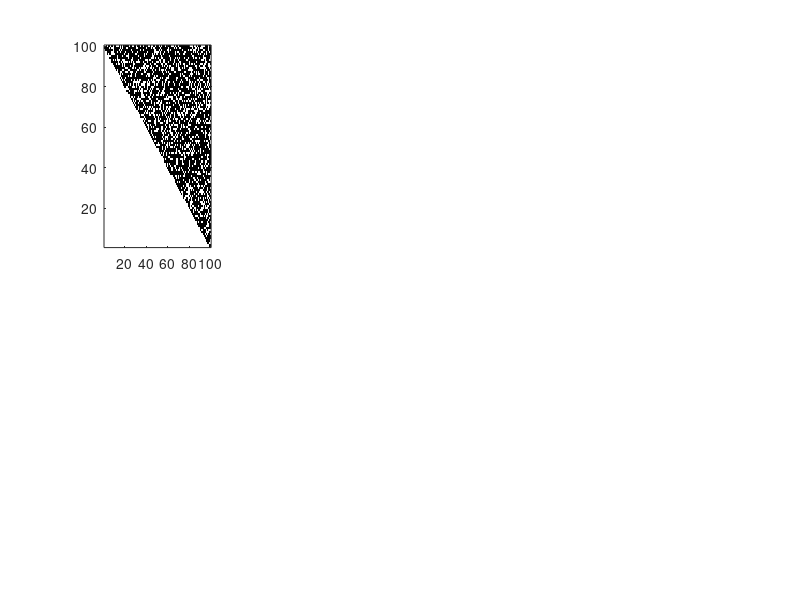

MATLAB code to generate this figure: (Note: this script raises an error after producing the figure.)
function [map] = gen_map(varargin)
% GEN_MAP is used to generate a spatial distribution of scatterers for verification.
% The return value of gen_map is an 3D matrix of size [channel, row, column].
% How to call? Variable are in order of (row size, coloumn size, number of channel).

    switch nargin 
    	case 0
	        n_map = 8; 
	        col_size = 100; 
	        row_size = 100;
	    case 3
	    	optargs = {eps 17 @magic};
        	optargs(1:nargin) = varargin;
        	[row_size, col_size, n_map] = optargs{:};
        otherwise
        	disp('NUMBER OF INPUT VARIABLE ERROR')
    end

	map = zeros(row_size, col_size, n_map);
	rng(1); % control random seed
	
	% 1. First kind of Building.  
    map(1:row_size/2, 1:col_size/2, 2) = reshape(rand(row_size/2), [row_size/2, col_size/2, 1])>0.3;
	% 2. Second kind of Building.
    map(row_size/2+1:end, 1:col_size/2, 3) = reshape(rand(row_size/2), [row_size/2, col_size/2, 1])>0.3;
	% 3. Road 
    map(:, 1:5:col_size/2, 4) = 1;
    map(:, :, 4) = map(:, :, 4).*reshape(rand(row_size), [row_size, col_size, 1])>0.3;
	% 4. First kind of tree
	cen = [row_size/2 3*col_size/4];
	[x_, y_] = meshgrid(1:row_size, 1:col_size);
    map(:, :, 5) = (x_-cen(2)).^2+(y_-cen(1)).^2 < min(row_size/4, col_size/4).^2;
    map(:, :, 5) = map(:, :, 5).*reshape(rand(row_size), [row_size, col_size, 1])>0.3;
	% 5. Second kind of tree
	map(:, col_size/2+1:end, 6) = 1;
	map(:, :, 6) = map(:, :, 6).*reshape(rand(row_size), [row_size, col_size, 1])>0.3;
	% 6. Whatever
	map(:, :, 7) = (row_size/col_size*x_ + y_ <= row_size).*rand(row_size)>0.3;
	% 7. Whatever2
	map(:, :, 1) = (row_size/col_size*x_ + y_ >= row_size).*rand(row_size)>0.3;
	% 8. Random asymmetric	
	map(:,:, 8) = reshape(sum(map,3)<1, [row_size, col_size, 1]);
	% Plot the sptial distribution 
	figure(957)
	for rr = 1 : n_map
		subplot(2, n_map/2, rr)
		imagesc(~map(:, :, rr))
        %title(['# of ' num2str(rr)])
		set(gca, 'YDir','normal')
        colormap gray
        plot_para('Fontsize', 24,'Ratio', [1 1 1])
	end
	axis on
    plot_para('Fontsize', 24,'Ratio', [1 1 1], 'Maximize',true, 'Filename','RR')
end
